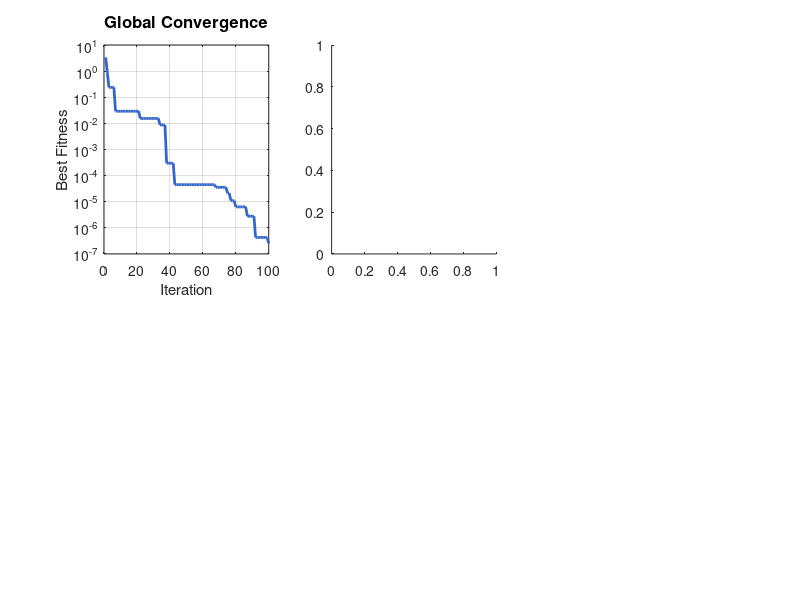

Here is the MATLAB script that generated this plot: (Note: this script raises an error after producing the figure.)
%% SAEPSO Parameter Control Demo
% Standalone visualization of how SAEPSO adapts parameters (w, c1, c2)
% for each particle based on fitness during optimization
%
% This demo uses a simple sphere function to clearly show parameter adaptation
% across iterations and particles.

clear; clc; close all;

%% Configuration
popSize = 10;           % Number of particles
maxIterations = 100;    % Optimization iterations
dims = 2;               % Problem dimensions

% SAEPSO parameter bounds (from config)
c_min = 0.5;
c_max = 2.5;
w_min = 0.1;
w_max = 0.9;

% Simple optimization problem: Sphere function
% f(x) = sum(x^2), optimal at x = [0, 0]
objectiveFunction = @(x) sum(x.^2, 2);

%% Initialize particles
particles = struct();
particles.positions = randn(popSize, dims) * 5;  % Random start in [-5, 5]
particles.velocities = randn(popSize, dims) * 0.1;
particles.fitness = objectiveFunction(particles.positions);
particles.bestPositions = particles.positions;
particles.bestFitness = particles.fitness;
particles.fitnessHistory = repmat(particles.fitness, 1, 3);  % For local optima detection

globalBestPosition = particles.bestPositions(1, :);
globalBestFitness = particles.bestFitness(1);

for i = 1:popSize
    if particles.fitness(i) < globalBestFitness
        globalBestFitness = particles.fitness(i);
        globalBestPosition = particles.positions(i, :);
    end
end

% Storage for parameter history
paramHistory = struct();
paramHistory.w = zeros(popSize, maxIterations);
paramHistory.c1 = zeros(popSize, maxIterations);
paramHistory.c2 = zeros(popSize, maxIterations);
paramHistory.fitness = zeros(popSize, maxIterations);
paramHistory.fap = zeros(popSize, maxIterations);

convergenceHistory = zeros(maxIterations, 1);
avgFitnessHistory = [repmat(sum(particles.fitness)/popSize, 3, 1)];

fprintf('SAEPSO Parameter Control Demo\n');
fprintf('==============================\n');
fprintf('Population: %d | Iterations: %d | Dimensions: %d\n', popSize, maxIterations, dims);
fprintf('c_min=%.2f, c_max=%.2f | w_min=%.2f, w_max=%.2f\n\n', c_min, c_max, w_min, w_max);

%% Main optimization loop
for iter = 1:maxIterations
    % Calculate average fitness
    avgPopulationFitness = sum(particles.fitness) / popSize;
    avgFitnessHistory = [avgFitnessHistory(2:end); avgPopulationFitness];

    % SAEPSO sine factor (Equation 44 from paper)
    chi = 0.5 * sin((iter/maxIterations) * pi - pi/2) + 0.5;

    % Update each particle
    for i = 1:popSize
        % Calculate adaptive fitness factor (Equation 42)
        if abs(avgPopulationFitness - globalBestFitness) > eps
            fap = (particles.fitness(i) - globalBestFitness) / (avgPopulationFitness - globalBestFitness);
        else
            fap = 0;
        end
        fap = max(0, min(1, fap));

        % SAEPSO adaptive parameters (Equations 43-44)
        w = w_max - (w_max - w_min) * (iter/maxIterations) * fap;
        c1 = c_max - (c_max - c_min) * chi * fap;
        c2 = c_min + (c_max - c_min) * chi * fap;

        % Store parameters for visualization
        paramHistory.w(i, iter) = w;
        paramHistory.c1(i, iter) = c1;
        paramHistory.c2(i, iter) = c2;
        paramHistory.fitness(i, iter) = particles.fitness(i);
        paramHistory.fap(i, iter) = fap;

        % PSO velocity update
        r1 = rand(1, dims);
        r2 = rand(1, dims);

        cognitiveComponent = c1 .* r1 .* (particles.bestPositions(i, :) - particles.positions(i, :));
        socialComponent = c2 .* r2 .* (globalBestPosition - particles.positions(i, :));

        particles.velocities(i, :) = w * particles.velocities(i, :) + cognitiveComponent + socialComponent;

        % Velocity clamping
        maxVel = 5;
        particles.velocities(i, :) = max(-maxVel, min(maxVel, particles.velocities(i, :)));

        % Position update
        particles.positions(i, :) = particles.positions(i, :) + particles.velocities(i, :);

        % Evaluate
        particles.fitness(i) = objectiveFunction(particles.positions(i, :));

        % Update personal best
        if particles.fitness(i) < particles.bestFitness(i)
            particles.bestFitness(i) = particles.fitness(i);
            particles.bestPositions(i, :) = particles.positions(i, :);
        end

        % Update global best
        if particles.fitness(i) < globalBestFitness
            globalBestFitness = particles.fitness(i);
            globalBestPosition = particles.positions(i, :);
        end
    end

    convergenceHistory(iter) = globalBestFitness;

    if mod(iter, 20) == 0
        fprintf('Iteration %3d: Global Best = %.6f, Avg Fitness = %.6f\n', ...
            iter, globalBestFitness, avgPopulationFitness);
    end
end

fprintf('\nOptimization Complete!\n');
fprintf('Final Best Fitness: %.6f\n', globalBestFitness);

%% Visualization
figure('Position', [100, 100, 1400, 900], 'Name', 'SAEPSO Parameter Control Visualization');

% Plot 1: Global convergence
ax1 = subplot(2, 3, 1);
plot(convergenceHistory, 'LineWidth', 2, 'Color', [0.2 0.4 0.8]);
xlabel('Iteration', 'FontSize', 11);
ylabel('Best Fitness', 'FontSize', 11);
title('Global Convergence', 'FontSize', 12, 'FontWeight', 'bold');
grid on;
set(ax1, 'YScale', 'log');

% Plot 2: Inertia weight (w) for all particles
ax2 = subplot(2, 3, 2);
hold on;
colors = parula(popSize);
for i = 1:popSize
    plot(paramHistory.w(i, :), 'Color', colors(i, :), 'LineWidth', 1.5, ...
        'DisplayName', sprintf('P%d', i));
end
xlabel('Iteration', 'FontSize', 11);
ylabel('w (Inertia Weight)', 'FontSize', 11);
title('Inertia Weight per Particle', 'FontSize', 12, 'FontWeight', 'bold');
ylim([w_min - 0.05, w_max + 0.05]);
grid on;
legend('FontSize', 8, 'Location', 'best');

% Plot 3: Cognitive coefficient (c1) for all particles
ax3 = subplot(2, 3, 3);
hold on;
for i = 1:popSize
    plot(paramHistory.c1(i, :), 'Color', colors(i, :), 'LineWidth', 1.5, ...
        'DisplayName', sprintf('P%d', i));
end
xlabel('Iteration', 'FontSize', 11);
ylabel('c1 (Cognitive)', 'FontSize', 11);
title('Cognitive Coefficient per Particle', 'FontSize', 12, 'FontWeight', 'bold');
ylim([c_min - 0.2, c_max + 0.2]);
grid on;

% Plot 4: Social coefficient (c2) for all particles
ax4 = subplot(2, 3, 4);
hold on;
for i = 1:popSize
    plot(paramHistory.c2(i, :), 'Color', colors(i, :), 'LineWidth', 1.5, ...
        'DisplayName', sprintf('P%d', i));
end
xlabel('Iteration', 'FontSize', 11);
ylabel('c2 (Social)', 'FontSize', 11);
title('Social Coefficient per Particle', 'FontSize', 12, 'FontWeight', 'bold');
ylim([c_min - 0.2, c_max + 0.2]);
grid on;

% Plot 5: Adaptive fitness factor (fap) for all particles
ax5 = subplot(2, 3, 5);
hold on;
for i = 1:popSize
    plot(paramHistory.fap(i, :), 'Color', colors(i, :), 'LineWidth', 1.5, ...
        'DisplayName', sprintf('P%d', i));
end
xlabel('Iteration', 'FontSize', 11);
ylabel('f_ap (Adaptive Fitness Factor)', 'FontSize', 11);
title('Fitness Adaptive Factor per Particle', 'FontSize', 12, 'FontWeight', 'bold');
ylim([-0.05, 1.05]);
grid on;

% Plot 6: Parameter space (w vs c1, colored by iteration)
ax6 = subplot(2, 3, 6);
colorData = repmat(1:maxIterations, popSize, 1);
colorData = colorData(:);
scatter(paramHistory.w(:), paramHistory.c1(:), 30, colorData, ...
    'filled', 'MarkerFaceAlpha', 0.6);
c = colorbar;
c.Label.String = 'Iteration';
xlabel('w (Inertia Weight)', 'FontSize', 11);
ylabel('c1 (Cognitive)', 'FontSize', 11);
title('Parameter Space Trajectory', 'FontSize', 12, 'FontWeight', 'bold');
xlim([w_min - 0.05, w_max + 0.05]);
ylim([c_min - 0.2, c_max + 0.2]);
grid on;

sgtitle(sprintf('SAEPSO Parameter Control: %d Particles, %d Iterations', popSize, maxIterations), ...
    'FontSize', 14, 'FontWeight', 'bold');

%% Summary statistics
fprintf('\n=== Parameter Statistics ===\n');
fprintf('Inertia Weight (w):\n');
fprintf('  Mean: %.4f | Std: %.4f | Range: [%.4f, %.4f]\n', ...
    mean(paramHistory.w(:)), std(paramHistory.w(:)), min(paramHistory.w(:)), max(paramHistory.w(:)));

fprintf('Cognitive Coefficient (c1):\n');
fprintf('  Mean: %.4f | Std: %.4f | Range: [%.4f, %.4f]\n', ...
    mean(paramHistory.c1(:)), std(paramHistory.c1(:)), min(paramHistory.c1(:)), max(paramHistory.c1(:)));

fprintf('Social Coefficient (c2):\n');
fprintf('  Mean: %.4f | Std: %.4f | Range: [%.4f, %.4f]\n', ...
    mean(paramHistory.c2(:)), std(paramHistory.c2(:)), min(paramHistory.c2(:)), max(paramHistory.c2(:)));

fprintf('\nKey Observations:\n');
fprintf('• Parameters vary per particle based on individual fitness\n');
fprintf('• Better particles (lower fitness) get stronger exploration (higher w)\n');
fprintf('• Worse particles get more exploitation (lower c1, higher c2)\n');
fprintf('• Parameters change over iterations: early exploration → late exploitation\n');
